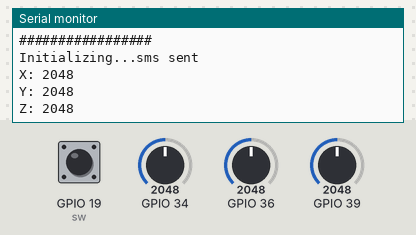
Simulated run of this sketch. Board: ESP32. On the bench: the last lines printed to the serial monitor. The test bench sets the inputs (shaded band); at power-on: GPIO 36 = 2048, GPIO 19 (sw) LOW, GPIO 34 = 2048, GPIO 39 = 2048. WiFi joins after 1.5 s; servers stay silent unless stated; the modem accepts every AT command (registered, SIM ready, sends succeed) and sends nothing else.

Above: at 9.7 s.
9.8 s: GPIO 36 set to 1955
At 12.1 s:
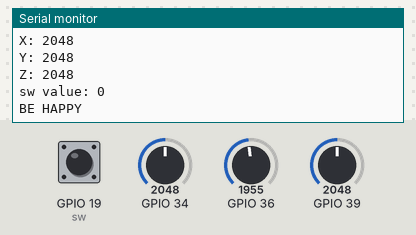
14.0 s: GPIO 36 set to 1858
At 19.6 s:
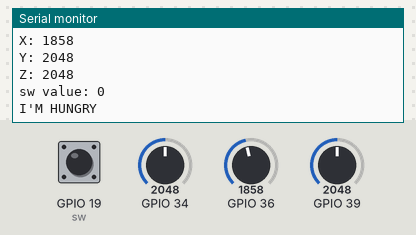
Timing chart, 0 to 21.1 s (numbered marks = the images above; inputs shaded):
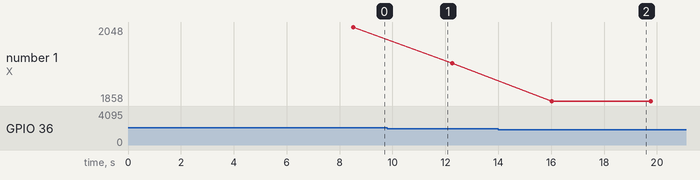

Measured:
- the behaviour switches between 1900 and 1899 on GPIO 36 (found by bisection; images 1 and 2)
- after the input at 14.0 s, the serial monitor: prints a new line after 2.0 s (image 2)
- plotted number 1: 2048 → 1955 after the input at 9.8 s, 1955 → 1858 after the input at 14.0 s

The sketch:

deaf_communication.ino
```cpp
#include <WiFi.h>
#include <IOXhop_FirebaseESP32.h>

// Set these to run example.
#define FIREBASE_HOST "sample-9e85e.firebaseio.com"
#define FIREBASE_AUTH "P6uw4XlNwgdEWMdBqi7kHhOhv9XGj9H3glnQJ3sx"
#define WIFI_SSID "JioFi3_833467"
#define WIFI_PASSWORD "46yur1fvfa"

#define RXD2 16
#define TXD2 17

int sw=19;


void setup()
{
  // Initialize serial communication at 115200 baud
  // connect to wifi.
  WiFi.begin(WIFI_SSID, WIFI_PASSWORD);
  Serial.print("connecting");
  while (WiFi.status() != WL_CONNECTED) {
    Serial.print(".");
    delay(500);
  }
  Serial.println();
  Serial.print("connected: ");
  Serial.println(WiFi.localIP());

  Firebase.begin(FIREBASE_HOST, FIREBASE_AUTH);
  Serial2.begin(9600, SERIAL_8N1, 16, 17);
  Serial.begin(115200);
  delay(10);
  Serial.print("#################\nInitializing...");
  pinMode(sw, INPUT);


  gsmtest();
}
void loop()
{
 //  Get raw accelerometer data for each axis
  int rawX = analogRead(36);
  int rawY = analogRead(39);
  int rawZ = analogRead(34);

  Serial.print("X: "); Serial.println(rawX);
  Serial.print("Y: "); Serial.println(rawY);
  Serial.print("Z: "); Serial.println(rawZ);
  delay(2000);
  delay(1000);


int swvalue=digitalRead(sw);
 Serial.print("sw value: "); Serial.println(swvalue);
  if(swvalue==1)
  {
    gsmsms();
    Serial.print("sms sent");
  }

  if(rawX>1700 && rawX<1800)  //strigt
  {
    Serial.println("I NEED HELP");
    Firebase.setString("MSG", "I_NEED_HELP");
    //Firebase.remove("MSG");
    Firebase.remove("MSG1");
    Firebase.remove("MSG2");
    Firebase.remove("MSG3");
    Firebase.remove("MSG4");

  }

  else if(rawX>1800 && rawX<1900)  //opposite
  {
    Serial.println("I'M HUNGRY");
    Firebase.setString("MSG1", "I'M_HUNGRY");
    Firebase.remove("MSG");
    //Firebase.remove("MSG1");
    Firebase.remove("MSG2");
    Firebase.remove("MSG3");
    Firebase.remove("MSG4");
  }

  else if(rawX>2100 && rawX<2200)// down
  {
    Serial.println("I NEED TO GO OUT");
    Firebase.setString("MSG2", "I_NEED_TO_GO_OUT");
    Firebase.remove("MSG");
    Firebase.remove("MSG1");
    //Firebase.remove("MSG2");
    Firebase.remove("MSG3");
    Firebase.remove("MSG4");
  }

    else if(rawX>1600 && rawX<1700)//right side
  {
    Serial.println("I NEED SOME WATER");
    Firebase.setString("MSG3", "I_NEED_SOME_WATER");
    Firebase.remove("MSG");
    Firebase.remove("MSG1");
    Firebase.remove("MSG2");
    //Firebase.remove("MSG3");
    Firebase.remove("MSG4");
  }

    else if(rawX>1400 && rawX<1500)//strigh side
  {
    Serial.println("I WANT MILK");
    Firebase.setString("MSG4", "I_WANT_MILK");
    Firebase.remove("MSG");
    Firebase.remove("MSG1");
    Firebase.remove("MSG2");
    Firebase.remove("MSG3");
    //Firebase.remove("MSG4");
  }

  else
  {
    Serial.println("BE HAPPY");
    Firebase.remove("MSG");
    Firebase.remove("MSG1");
    Firebase.remove("MSG2");
    Firebase.remove("MSG3");
    Firebase.remove("MSG4");
  }


}

void gsmtest()
{

  Serial2.println("AT+CMGF=1");    //Sets the GSM Module in Text Mode
  delay(1000);  // Delay of 1000 milli seconds or 1 second
  Serial2.println("AT+CMGS=\"+919980878361\"\r"); // Replace x with mobile number
  delay(1000);
  Serial2.println("This is test SMS from ESP32");// The SMS text you want to send
  Serial.println("sms sent");
  delay(4000);
  Serial2.println((char)26);// ASCII code of CTRL+Z
  delay(1000);
}


void gsmsms()
{

  Serial2.println("AT+CMGF=1");    //Sets the GSM Module in Text Mode
  delay(1000);  // Delay of 1000 milli seconds or 1 second
  Serial2.println("AT+CMGS=\"+919980878361\"\r"); // Replace x with mobile number
  delay(1000);
  Serial2.println("Emergency Help me!");// The SMS text you want to send
  Serial.println("sms sent");
  delay(4000);
  Serial2.println((char)26);// ASCII code of CTRL+Z
  delay(1000);
}
```
